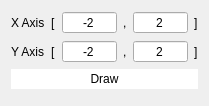
      <widget class="QWidget" name="tab_graph">
       <property name="sizePolicy">
        <sizepolicy hsizetype="Minimum" vsizetype="Minimum">
         <horstretch>0</horstretch>
         <verstretch>0</verstretch>
        </sizepolicy>
       </property>
       <attribute name="title">
        <string>Graph</string>
       </attribute>
       <layout class="QGridLayout" name="gridLayout_5">
        <item row="0" column="0">
         <layout class="QGridLayout" name="grid_layout_graph_tab">
          <item row="1" column="3">
           <widget class="QLabel" name="label_graph_y_">
            <property name="sizePolicy">
             <sizepolicy hsizetype="Maximum" vsizetype="Minimum">
              <horstretch>0</horstretch>
              <verstretch>0</verstretch>
             </sizepolicy>
            </property>
            <property name="text">
             <string>,</string>
            </property>
           </widget>
          </item>
          <item row="1" column="5">
           <widget class="QLabel" name="label_graph_y_right_bracket">
            <property name="sizePolicy">
             <sizepolicy hsizetype="Maximum" vsizetype="Minimum">
              <horstretch>0</horstretch>
              <verstretch>0</verstretch>
             </sizepolicy>
            </property>
            <property name="text">
             <string>]</string>
            </property>
           </widget>
          </item>
          <item row="0" column="5">
           <widget class="QLabel" name="label_graph_x_right_bracket">
            <property name="sizePolicy">
             <sizepolicy hsizetype="Maximum" vsizetype="Minimum">
              <horstretch>0</horstretch>
              <verstretch>0</verstretch>
             </sizepolicy>
            </property>
            <property name="text">
             <string>]</string>
            </property>
           </widget>
          </item>
          <item row="1" column="4">
           <widget class="QSpinBox" name="spin_box_deposit_y_axis_max">
            <property name="sizePolicy">
             <sizepolicy hsizetype="Minimum" vsizetype="Maximum">
              <horstretch>0</horstretch>
              <verstretch>0</verstretch>
             </sizepolicy>
            </property>
            <property name="alignment">
             <set>Qt::AlignmentFlag::AlignCenter</set>
            </property>
            <property name="buttonSymbols">
             <enum>QAbstractSpinBox::ButtonSymbols::NoButtons</enum>
            </property>
            <property name="minimum">
             <number>-1000000</number>
            </property>
            <property name="maximum">
             <number>1000000</number>
            </property>
            <property name="value">
             <number>2</number>
            </property>
           </widget>
          </item>
          <item row="0" column="3">
           <widget class="QLabel" name="label_graph_x_">
            <property name="sizePolicy">
             <sizepolicy hsizetype="Maximum" vsizetype="Minimum">
              <horstretch>0</horstretch>
              <verstretch>0</verstretch>
             </sizepolicy>
            </property>
            <property name="text">
             <string>,</string>
            </property>
           </widget>
          </item>
          <item row="0" column="1">
           <widget class="QLabel" name="label_graph_x_left_bracket">
            <property name="sizePolicy">
             <sizepolicy hsizetype="Maximum" vsizetype="Minimum">
              <horstretch>0</horstretch>
              <verstretch>0</verstretch>
             </sizepolicy>
            </property>
            <property name="text">
             <string>[</string>
            </property>
           </widget>
          </item>
          <item row="1" column="0">
           <widget class="QLabel" name="label_graph_y_axis">
            <property name="sizePolicy">
             <sizepolicy hsizetype="Minimum" vsizetype="Minimum">
              <horstretch>0</horstretch>
              <verstretch>0</verstretch>
             </sizepolicy>
            </property>
            <property name="text">
             <string>Y Axis</string>
            </property>
           </widget>
          </item>
          <item row="0" column="2">
           <widget class="QSpinBox" name="spin_box_deposit_x_axis_min">
            <property name="sizePolicy">
             <sizepolicy hsizetype="Minimum" vsizetype="Maximum">
              <horstretch>0</horstretch>
              <verstretch>0</verstretch>
             </sizepolicy>
            </property>
            <property name="alignment">
             <set>Qt::AlignmentFlag::AlignCenter</set>
            </property>
            <property name="buttonSymbols">
             <enum>QAbstractSpinBox::ButtonSymbols::NoButtons</enum>
            </property>
            <property name="minimum">
             <number>-1000000</number>
            </property>
            <property name="maximum">
             <number>1000000</number>
            </property>
            <property name="value">
             <number>-2</number>
            </property>
           </widget>
          </item>
          <item row="1" column="2">
           <widget class="QSpinBox" name="spin_box_deposit_y_axis_min">
            <property name="sizePolicy">
             <sizepolicy hsizetype="Minimum" vsizetype="Maximum">
              <horstretch>0</horstretch>
              <verstretch>0</verstretch>
             </sizepolicy>
            </property>
            <property name="alignment">
             <set>Qt::AlignmentFlag::AlignCenter</set>
            </property>
            <property name="buttonSymbols">
             <enum>QAbstractSpinBox::ButtonSymbols::NoButtons</enum>
            </property>
            <property name="minimum">
             <number>-1000000</number>
            </property>
            <property name="maximum">
             <number>1000000</number>
            </property>
            <property name="value">
             <number>-2</number>
            </property>
           </widget>
          </item>
          <item row="0" column="4">
           <widget class="QSpinBox" name="spin_box_deposit_x_axis_max">
            <property name="sizePolicy">
             <sizepolicy hsizetype="Minimum" vsizetype="Maximum">
              <horstretch>0</horstretch>
              <verstretch>0</verstretch>
             </sizepolicy>
            </property>
            <property name="alignment">
             <set>Qt::AlignmentFlag::AlignCenter</set>
            </property>
            <property name="buttonSymbols">
             <enum>QAbstractSpinBox::ButtonSymbols::NoButtons</enum>
            </property>
            <property name="minimum">
             <number>-1000000</number>
            </property>
            <property name="maximum">
             <number>1000000</number>
            </property>
            <property name="value">
             <number>2</number>
            </property>
           </widget>
          </item>
          <item row="0" column="0">
           <widget class="QLabel" name="label_graph_x_axis">
            <property name="sizePolicy">
             <sizepolicy hsizetype="Minimum" vsizetype="Minimum">
              <horstretch>0</horstretch>
              <verstretch>0</verstretch>
             </sizepolicy>
            </property>
            <property name="text">
             <string>X Axis</string>
            </property>
           </widget>
          </item>
          <item row="1" column="1">
           <widget class="QLabel" name="label_graph_y_left_bracket">
            <property name="sizePolicy">
             <sizepolicy hsizetype="Maximum" vsizetype="Minimum">
              <horstretch>0</horstretch>
              <verstretch>0</verstretch>
             </sizepolicy>
            </property>
            <property name="text">
             <string>[</string>
            </property>
           </widget>
          </item>
          <item row="3" column="0" colspan="6">
           <widget class="QCustomPlot" name="widget_graph" native="true"/>
          </item>
          <item row="2" column="0" colspan="6">
           <widget class="QPushButton" name="push_button_graph_draw">
            <property name="styleSheet">
             <string notr="true">QPushButton {
    background-color: white;
    color: black;
    border: 1px solid white;
    outline: none;
    padding: 2px 2px;
}

QPushButton:hover {
    background-color: #f0f0f0;
    border: 1px solid #f0f0f0;
}

QPushButton:pressed {
    background-color: #e0e0e0;
    border: 1px solid #e0e0e0;
}</string>
            </property>
            <property name="text">
             <string>Draw</string>
            </property>
           </widget>
          </item>
         </layout>
        </item>
       </layout>
      </widget>
